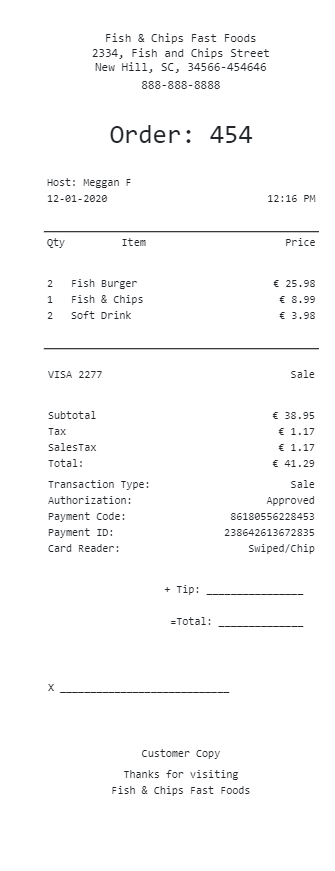
#> input picture OCR/myproject/receipt.jpg, 335 x 871 px, found by its file name
$ jupyter execute --allow-errors test.ipynb   (shell and % lines are left out)
#> lines starting #> are read from the running program, lines starting #| are printed output that depends on the picture; after the words box and inside, x2 and y2 are one past the last pixel; in counts of white or black regions, pixels touching at a corner belong together
[cell 1]
from PIL import Image
import pytesseract

# Set the path to the Tesseract executable
pytesseract.pytesseract.tesseract_cmd = r"C:\Program Files\Tesseract-OCR\tesseract.exe"

[cell 2]
from IPython.display import Image as IPImage

# Display the image in the notebook
IPImage('receipt.jpg')

[cell 3]
from PIL import Image
import pytesseract

# If Tesseract isn't on PATH, uncomment and set the correct path:
# pytesseract.pytesseract.tesseract_cmd = r"C:\Program Files\Tesseract-OCR\tesseract.exe"

img = Image.open(r"C:\Users\HP\OneDrive\Desktop\OCR\myproject\receipt.jpg")
#> img is the input picture: PIL image 335x871 RGBA; mean R, G, B, A 250.1, 250.2, 250.2, 255
gray_image = img.convert("L")

#> (the rest of this cell did not finish here and is left out)

[cell 4]
# --- Robust Receipt OCR & Parsing (Tesseract + OpenCV) ---
# Install dependencies if missing:
# pip install opencv-python pillow pytesseract numpy

import re, json, time
from pathlib import Path

import cv2
import numpy as np
from PIL import Image
import pytesseract

# If Tesseract isn't on PATH, set the correct path:
# pytesseract.pytesseract.tesseract_cmd = r"C:\Program Files\Tesseract-OCR\tesseract.exe"

IMG_PATH = r"C:\Users\HP\OneDrive\Desktop\OCR\myproject\receipt.jpg"  # set your path

# ---------- OCR helpers ----------
_CURRENCY = r"[-+]?\$?\s*\d{1,3}(?:[,\s]\d{3})*(?:\.\d{2})?"
_NUM_RE = re.compile(_CURRENCY)
_DATE_RES = [
    re.compile(r"\b(?:\d{1,2}[-/]\d{1,2}[-/]\d{2,4})\b"),                   # 12/31/2024, 12-31-24
    re.compile(r"\b(?:\d{4}[-/]\d{1,2}[-/]\d{1,2})\b"),                     # 2024-12-31
    re.compile(r"\b(?:Jan|Feb|Mar|Apr|May|Jun|Jul|Aug|Sep|Sept|Oct|Nov|Dec)\.?\s+\d{1,2},\s*\d{2,4}\b", re.I),
]
_TOTAL_KEYS = [
    r"amount\s*due", r"total\s*due", r"\bgrand\s*total\b",
    r"\btotal\b", r"balance\s*due", r"final\s*total"
]
_SUBTOTAL_KEYS = [r"sub\s*total", r"subtotal"]
_TAX_KEYS = [r"sales?\s*tax", r"\btax\b", r"gst", r"vat"]

def _read_bgr(path: str):
    img = cv2.imread(path)
#> img: shape (871, 335, 3)
    if img is None:
        raise FileNotFoundError(f"Image not found: {path}")
    return img

def _preprocess_variants(img_bgr):
    # upscale to help small text
    up = cv2.resize(img_bgr, None, fx=2, fy=2, interpolation=cv2.INTER_CUBIC)
    gray = cv2.cvtColor(up, cv2.COLOR_BGR2GRAY)

    variants = []
    variants.append(("gray", gray))
    variants.append(("bilateral", cv2.bilateralFilter(gray, 7, 50, 50)))
    variants.append(("clahe", cv2.createCLAHE(clipLimit=3.0, tileGridSize=(8,8)).apply(gray)))

    # Thresholds
    _, otsu = cv2.threshold(gray, 0, 255, cv2.THRESH_BINARY + cv2.THRESH_OTSU)
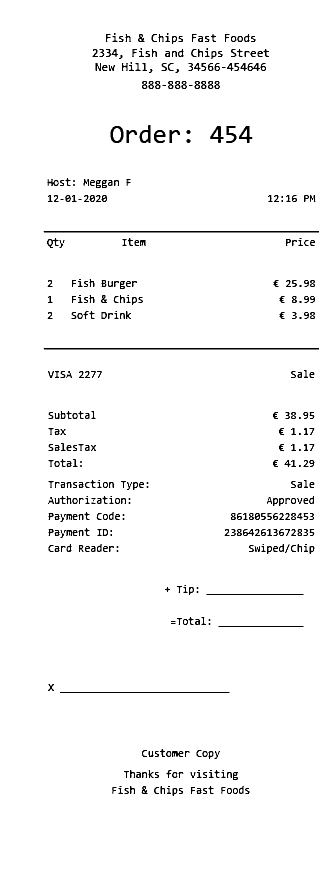
#> otsu: shape (1742, 670) (shown at 1/2 size); 97.1% white; black in thin lines or dots, all inside (x1, y1, x2, y2) = (87, 66, 638, 1592)
    _, otsu_inv = cv2.threshold(gray, 0, 255, cv2.THRESH_BINARY_INV + cv2.THRESH_OTSU)
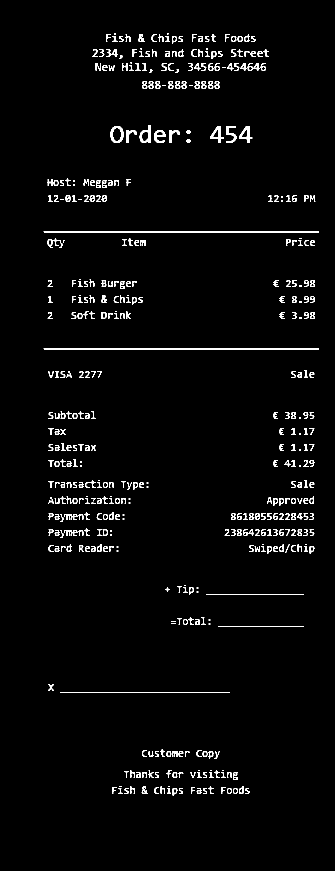
#> otsu_inv: shape (1742, 670) (shown at 1/2 size); 2.9% white in thin lines or dots, all inside (x1, y1, x2, y2) = (87, 66, 638, 1592)
    variants.append(("otsu", otsu))
    variants.append(("otsu_inv", otsu_inv))
    variants.append(("adaptive", cv2.adaptiveThreshold(gray,255,cv2.ADAPTIVE_THRESH_GAUSSIAN_C, cv2.THRESH_BINARY, 31, 7)))

    # Slight morph to join broken characters
    kernel = np.ones((2,2), np.uint8)
    variants.append(("morph_open", cv2.morphologyEx(otsu, cv2.MORPH_OPEN, kernel, iterations=1)))

    return variants

# Multiple PSMs to try
_TESS_CONFIGS = [
    "--oem 3 --psm 6 -l eng",     # Assume a block of text
    "--oem 3 --psm 4 -l eng",     # Block of text, multiple columns
    "--oem 3 --psm 11 -l eng",    # Sparse text
]

def _ocr_get_lines(img):
    # returns list of non-empty lines
    best_txt = ""
    best_score = -1
    best_lines = []
    for cfg in _TESS_CONFIGS:
        txt = pytesseract.image_to_string(img, config=cfg)
        lines = [ln.strip() for ln in txt.splitlines() if ln.strip()]
        score = len(lines)
        if score > best_score:
            best_score = score
            best_txt = txt
            best_lines = lines
    return best_txt, best_lines

def _find_amount_on_line(line: str):
    nums = _NUM_RE.findall(line)
    return nums[-1].replace(" ", "") if nums else None

# [77 lines left out: functions _find_by_keywords, _extract_date, _extract_merchant, _is_likely_item_line, _extract_items, not called in this run]

def ocr_receipt(path: str):
    img_bgr = _read_bgr(path)
    variants = _preprocess_variants(img_bgr)
#> variants = 7 items

    best = {"score": -1, "lines": [], "name": "", "text": ""}
    results_per_variant = []

    for name, proc in variants:
        txt, lines = _ocr_get_lines(proc)
        # score on how many signals we can extract (totals+tax+subtotal count)
        sig = 0
        if _find_by_keywords(lines, _TOTAL_KEYS): sig += 2
        if _find_by_keywords(lines, _TAX_KEYS): sig += 1
        if _find_by_keywords(lines, _SUBTOTAL_KEYS): sig += 1
        sig += min(10, len([ln for ln in lines if _is_likely_item_line(ln)]))  # items help score too

        results_per_variant.append((name, lines, sig, txt))
        if sig > best["score"]:
            best = {"score": sig, "lines": lines, "name": name, "text": txt}
#> this loop made 1 pass
#> name on pass 1: 'gray'
#> after the loop, best = {'score': -1, 'lines': [], 'name': '', 'text': ''}; results_per_variant = []

    lines = best["lines"]

    merchant = _extract_merchant(lines)
    date_str = _extract_date(lines)

    subtotal = _find_by_keywords(lines, _SUBTOTAL_KEYS)
    tax = _find_by_keywords(lines, _TAX_KEYS)
    total = _find_by_keywords(lines, _TOTAL_KEYS)

    stop_idxs = [x["index"] for x in [subtotal, tax, total] if x]
    items = _extract_items(lines, stop_idxs)

    out = {
        "meta": {
            "preprocess_variant": best["name"],
            "timestamp": time.strftime("%Y-%m-%d %H:%M:%S"),
        },
        "merchant": merchant,
        "date": date_str,
        "totals": {
            "subtotal": subtotal["value"] if subtotal else None,
            "tax": tax["value"] if tax else None,
            "total": total["value"] if total else None,
        },
        "items": items,
        "raw_preview_first_40_lines": lines[:40],
    }
    return out

#> (the rest of this cell did not finish here and is left out)
